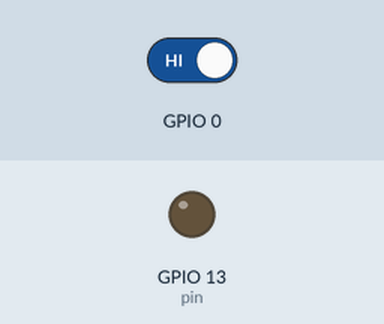
A sketch run on a simulated ESP8266 (NodeMCU). On the bench: output pins drawn as LEDs (lit = HIGH). The test bench sets the inputs (shaded band); at power-on: GPIO 0 HIGH.

Above: at 1.2 s.
1.3 s: GPIO 0 driven LOW
At 2.4 s:
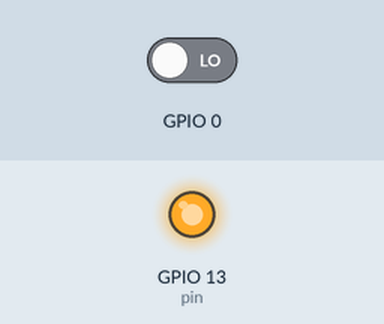
2.8 s: GPIO 0 driven HIGH
At 3.5 s:
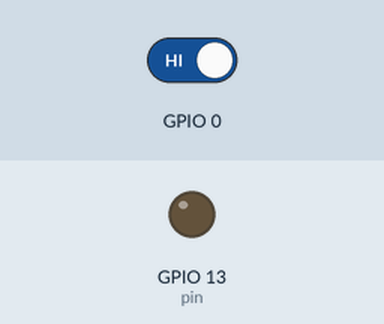
Timing chart, 0 to 5.8 s (numbered marks = the images above; inputs shaded):
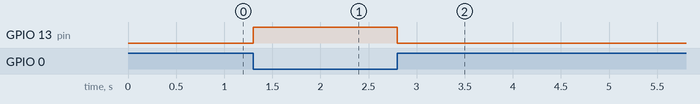

The sketch:

interrupt.ino
```cpp
int pin = 13;
// Saved by Simulator for Arduino V0.98
int inp = 2;
volatile int state = LOW;

void setup()
{
  pinMode(pin, OUTPUT);
  pinMode(inp, INPUT);
  attachInterrupt(0, blink, CHANGE);
}

void loop()
{
  digitalWrite(pin, state);
}

void blink()
{
  state = !state;
}
```

Measured:
- after the input at 1.3 s, GPIO 13 (pin): LOW → HIGH at once
- after the input at 2.8 s, GPIO 13 (pin): HIGH → LOW at once
